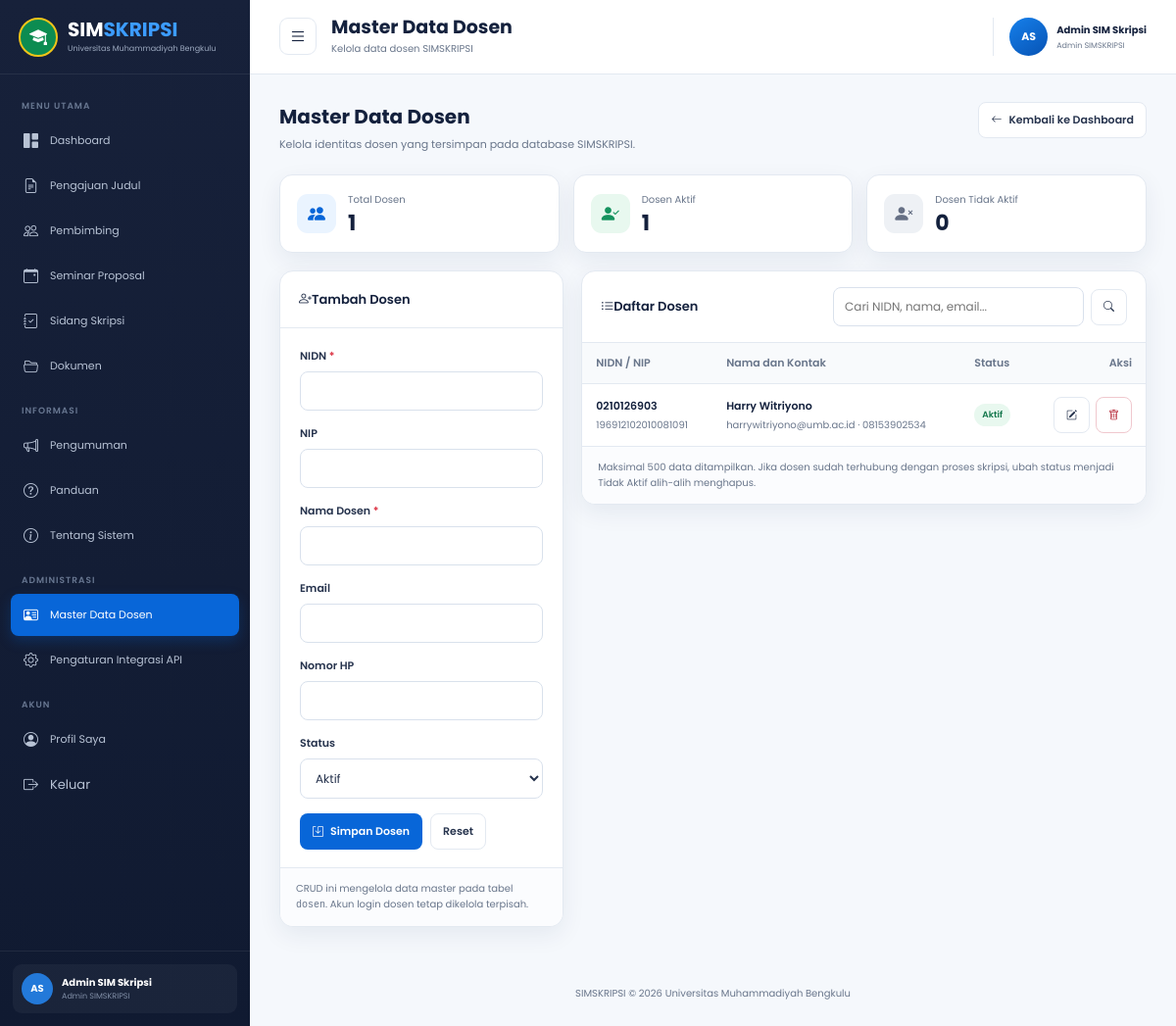
The app's page /admin/dosen/index.php (signed in) with its own data.
### tables this page shows
CREATE TABLE `dosen` (
  `id_dosen` bigint(20) UNSIGNED NOT NULL,
  `nidn` varchar(30) NOT NULL,
  `nip` varchar(30) DEFAULT NULL,
  `nama_dosen` varchar(150) NOT NULL,
  `email` varchar(150) DEFAULT NULL,
  `no_hp` varchar(30) DEFAULT NULL,
  `status` enum('aktif','tidak_aktif') NOT NULL DEFAULT 'aktif',
  `created_at` timestamp NOT NULL DEFAULT current_timestamp(),
  `updated_at` timestamp NOT NULL DEFAULT current_timestamp() ON UPDATE current_timestamp()
);

### includes/helpers.php (called while the page is built, shortened)
<?php
function e(mixed $value): string
{
    return htmlspecialchars((string) $value, ENT_QUOTES | ENT_SUBSTITUTE, 'UTF-8');
}

### admin/dosen/index.php (the view, shortened to what this page needs)
<?php
require_once __DIR__ . '/../../includes/helpers.php';
$user = $_SESSION['user'] ?? null;
$nama_lengkap = (string)($user['nama_lengkap'] ?? $user['username'] ?? 'Administrator');
$nama_role = (string)($user['nama_role'] ?? 'Admin SIMSKRIPSI');
$nama_parts = preg_split('/\\s+/', trim($nama_lengkap)) ?: [];
$initial = '';
if (!empty($nama_parts[0])) {
    $initial .= strtoupper(substr($nama_parts[0], 0, 1));
}
if (count($nama_parts) > 1) {
    $initial .= strtoupper(substr($nama_parts[1], 0, 1));
}
$error = '';
$editDosen = null;
$search = trim((string)($_GET['q'] ?? ''));
try {
    $db = simskripsi_db();
    if ($search !== '') {
        $like = '%' . $search . '%';
        $stmt = $db->prepare('SELECT id_dosen, nidn, nip, nama_dosen, email, no_hp, status, created_at FROM dosen WHERE nidn LIKE ? OR nip LIKE ? OR nama_dosen LIKE ? OR email LIKE ? ORDER BY nama_dosen ASC LIMIT 500');
        $stmt->bind_param('ssss', $like, $like, $like, $like);
    } else {
        $stmt = $db->prepare('SELECT id_dosen, nidn, nip, nama_dosen, email, no_hp, status, created_at FROM dosen ORDER BY nama_dosen ASC LIMIT 500');
    }
    $stmt->execute();
    $rows = $stmt->get_result()->fetch_all(MYSQLI_ASSOC);
    $res = $db->query("SELECT COUNT(*) AS total, SUM(status = 'aktif') AS aktif, SUM(status = 'tidak_aktif') AS tidak_aktif FROM dosen");
    $summary = $res->fetch_assoc() ?: ['total' => 0, 'aktif' => 0, 'tidak_aktif' => 0];
} catch (Throwable $ex) {
    error_log('SIMSKRIPSI CRUD dosen: ' . $ex->getMessage());
    $error = $error ?: 'Terjadi kesalahan saat memproses data dosen. Periksa konfigurasi database atau log server.';
    $rows = $rows ?? [];
    $summary = $summary ?? ['total' => 0, 'aktif' => 0, 'tidak_aktif' => 0];
}
$formIsEdit = is_array($editDosen);
$form = $editDosen ?? ['id_dosen' => '', 'nidn' => '', 'nip' => '', 'nama_dosen' => '', 'email' => '', 'no_hp' => '', 'status' => 'aktif'];
?>
<!DOCTYPE html>
<html lang="id">
<head>
<link rel="stylesheet" href="https://cdn.jsdelivr.net/npm/bootstrap-icons@1.11.3/font/bootstrap-icons.min.css">
</head>
<body>
<aside class="sidebar">
  <div class="sidebar-brand">
    <div class="sidebar-logo"><i class="bi bi-mortarboard-fill"></i></div>
    <div><strong>SIM<span>SKRIPSI</span></strong><small>Universitas Muhammadiyah Bengkulu</small></div>
  </div>
  <nav class="sidebar-menu">
    <div class="menu-title">Menu Utama</div>
    <a href="../../dashboard.php" class="menu-item"><i class="bi bi-grid-1x2-fill"></i>Dashboard</a>
    <a href="#" class="menu-item"><i class="bi bi-file-earmark-text"></i>Pengajuan Judul</a>
    <a href="#" class="menu-item"><i class="bi bi-people"></i>Pembimbing</a>
    <a href="#" class="menu-item"><i class="bi bi-calendar-event"></i>Seminar Proposal</a>
    <a href="#" class="menu-item"><i class="bi bi-journal-check"></i>Sidang Skripsi</a>
    <a href="#" class="menu-item"><i class="bi bi-folder2-open"></i>Dokumen</a>
    <div class="menu-title" style="margin-top:10px;">Informasi</div>
    <a href="#" class="menu-item"><i class="bi bi-megaphone"></i>Pengumuman</a>
    <a href="#" class="menu-item"><i class="bi bi-question-circle"></i>Panduan</a>
    <a href="#" class="menu-item"><i class="bi bi-info-circle"></i>Tentang Sistem</a>
    <div class="menu-title" style="margin-top:10px;">Administrasi</div>
    <a href="index.php" class="menu-item active"><i class="bi bi-person-vcard"></i>Master Data Dosen</a>
    <a href="../pengaturan_api.php" class="menu-item"><i class="bi bi-gear"></i>Pengaturan Integrasi API</a>
    <div class="menu-title" style="margin-top:10px;">Akun</div>
    <a href="#" class="menu-item"><i class="bi bi-person-circle"></i>Profil Saya</a>
    <form method="post" action="../../dashboard.php" onsubmit="return confirm('Apakah Anda yakin ingin keluar?');">
      <button type="submit" class="menu-item" style="width:100%;border:0;background:transparent;text-align:left;cursor:pointer;font:inherit;"><i class="bi bi-box-arrow-right"></i>Keluar</button>
    </form>
  </nav>
  <div class="sidebar-footer">
    <div class="sidebar-user">
      <div class="avatar-small"><?= e($initial) ?></div>
      <div><strong><?= e($nama_lengkap) ?></strong><span><?= e($nama_role) ?></span></div>
    </div>
  </div>
</aside>
<main class="main">
  <header class="topbar">
    <div class="topbar-left">
      <button type="button" class="sidebar-toggle" id="sidebarToggle" aria-label="Buka menu"><i class="bi bi-list"></i></button>
      <div class="page-title"><h1>Master Data Dosen</h1><p>Kelola data dosen SIMSKRIPSI</p></div>
    </div>
    <div class="topbar-right">
      <div class="top-user">
        <div class="avatar"><?= e($initial) ?></div>
        <div class="top-user-info"><strong><?= e($nama_lengkap) ?></strong><span><?= e($nama_role) ?></span></div>
      </div>
    </div>
  </header>
  <div class="content">
    <div class="crud-heading">
      <div><h2>Master Data Dosen</h2><p>Kelola identitas dosen yang tersimpan pada database SIMSKRIPSI.</p></div>
      <a class="crud-btn crud-btn-light" href="../../dashboard.php"><i class="bi bi-arrow-left"></i>Kembali ke Dashboard</a>
    </div>
    <div class="crud-stats">
      <div class="crud-stat"><div class="crud-stat-icon"><i class="bi bi-people-fill"></i></div><div><div class="crud-stat-label">Total Dosen</div><div class="crud-stat-value"><?= (int)$summary['total'] ?></div></div></div>
      <div class="crud-stat"><div class="crud-stat-icon" style="background:#e8f8ef;color:#15935f;"><i class="bi bi-person-check-fill"></i></div><div><div class="crud-stat-label">Dosen Aktif</div><div class="crud-stat-value"><?= (int)($summary['aktif'] ?? 0) ?></div></div></div>
      <div class="crud-stat"><div class="crud-stat-icon" style="background:#eef1f5;color:#667085;"><i class="bi bi-person-x-fill"></i></div><div><div class="crud-stat-label">Dosen Tidak Aktif</div><div class="crud-stat-value"><?= (int)($summary['tidak_aktif'] ?? 0) ?></div></div></div>
    </div>
    <div class="crud-grid">
      <section class="crud-panel">
        <div class="crud-panel-header"><h3><i class="bi <?= $formIsEdit ? 'bi-pencil-square' : 'bi-person-plus' ?> me-2"></i><?= $formIsEdit ? 'Edit Data Dosen' : 'Tambah Dosen' ?></h3></div>
        <div class="crud-panel-body">
          <form method="post" action="index.php<?= $formIsEdit ? '?edit=' . (int)$form['id_dosen'] : '' ?>">
            <div class="crud-field"><label class="crud-form-label" for="nidn">NIDN <span style="color:#dc3545">*</span></label><input class="crud-input" id="nidn" name="nidn" maxlength="30" required value="<?= e($form['nidn']) ?>"></div>
            <div class="crud-field"><label class="crud-form-label" for="nip">NIP</label><input class="crud-input" id="nip" name="nip" maxlength="30" value="<?= e($form['nip'] ?? '') ?>"></div>
            <div class="crud-field"><label class="crud-form-label" for="nama_dosen">Nama Dosen <span style="color:#dc3545">*</span></label><input class="crud-input" id="nama_dosen" name="nama_dosen" maxlength="150" required value="<?= e($form['nama_dosen']) ?>"></div>
            <div class="crud-field"><label class="crud-form-label" for="email">Email</label><input class="crud-input" type="email" id="email" name="email" maxlength="150" value="<?= e($form['email'] ?? '') ?>"></div>
            <div class="crud-field"><label class="crud-form-label" for="no_hp">Nomor HP</label><input class="crud-input" id="no_hp" name="no_hp" maxlength="30" value="<?= e($form['no_hp'] ?? '') ?>"></div>
            <div class="crud-field"><label class="crud-form-label" for="status">Status</label><select class="crud-input" id="status" name="status"><option value="aktif" <?= $form['status']==='aktif'?'selected':'' ?>>Aktif</option></select></div>
            <div style="display:flex;gap:8px;flex-wrap:wrap;"><button class="crud-btn crud-btn-primary" type="submit"><i class="bi bi-save"></i><?= $formIsEdit ? 'Simpan Perubahan' : 'Simpan Dosen' ?></button><?php if($formIsEdit): ?><a class="crud-btn crud-btn-light" href="index.php">Batal</a><?php else: ?><button class="crud-btn crud-btn-light" type="reset">Reset</button><?php endif; ?></div>
          </form>
          <div class="crud-note" style="margin:18px -20px -20px;">CRUD ini mengelola data master pada tabel <code>dosen</code>. Akun login dosen tetap dikelola terpisah.</div>
        </div>
      </section>
      <section class="crud-panel">
        <div class="crud-panel-header">
          <h3><i class="bi bi-list-ul me-2"></i>Daftar Dosen</h3>
          <form class="crud-search" method="get" action="index.php">
            <input class="crud-input" style="min-width:155px;" name="q" placeholder="Cari NIDN, nama, email..." value="<?= e($search) ?>">
            <button class="crud-btn crud-btn-light" type="submit" aria-label="Cari"><i class="bi bi-search"></i></button>
          </form>
        </div>
        <div class="crud-table-wrap"><table class="crud-table"><thead><tr><th>NIDN / NIP</th><th>Nama dan Kontak</th><th>Status</th><th style="text-align:right;">Aksi</th></tr></thead><tbody>
        <?php if (!$rows): ?><tr><td colspan="4" class="crud-empty">Belum ada data dosen atau pencarian tidak ditemukan.</td></tr><?php else: foreach($rows as $row): ?>
        <tr>
          <td><div class="crud-name"><?= e($row['nidn']) ?></div><div class="crud-muted"><?= e($row['nip'] ?: '-') ?></div></td>
          <td><div class="crud-name"><?= e($row['nama_dosen']) ?></div><div class="crud-muted"><?= e($row['email'] ?: '-') ?><?= $row['no_hp'] ? ' · ' . e($row['no_hp']) : '' ?></div></td>
          <td><?php if($row['status']==='aktif'): ?><span class="crud-badge crud-badge-active">Aktif</span><?php else: ?><span class="crud-badge crud-badge-inactive">Tidak Aktif</span><?php endif; ?></td>
          <td><div class="crud-actions"><a class="crud-btn crud-btn-light" title="Edit" href="index.php?edit=<?= (int)$row['id_dosen'] ?>"><i class="bi bi-pencil-square"></i></a><form class="d-inline" method="post" action="index.php" onsubmit="return confirm('Hapus data dosen ini?');"><?= csrf_field() ?><input type="hidden" name="action" value="delete"><input type="hidden" name="id_dosen" value="<?= (int)$row['id_dosen'] ?>"><button class="crud-btn crud-btn-danger" title="Hapus" type="submit"><i class="bi bi-trash"></i></button></form></div></td>
        </tr>
        <?php endforeach; endif; ?>
        </tbody></table></div>
        <div class="crud-note">Maksimal 500 data ditampilkan. Jika dosen sudah terhubung dengan proses skripsi, ubah status menjadi Tidak Aktif alih-alih menghapus.</div>
      </section>
    </div>
  </div>
  <footer class="crud-footer">SIMSKRIPSI &copy; <?= date('Y') ?> Universitas Muhammadiyah Bengkulu</footer>
</main>
</body>
</html>

### records on screen
dosen: nidn "0210126903", nip "196912102010081091", nama_dosen "Harry Witriyono", email "harrywitriyono@umb.ac.id", no_hp "08153902534", status "Aktif"

### other values on screen
$initial "AS"
$nama_lengkap "Admin SIM Skripsi"
$nama_role "Admin SIMSKRIPSI"
$summary['total'] "1"
$summary['aktif'] "1"
$summary['tidak_aktif'] "0"
